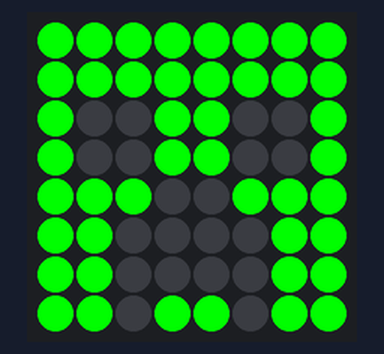
Simulated run of this program. Board: Raspberry Pi (BCM pin numbers) with a Sense HAT. Parts: the Sense HAT's 8×8 RGB LED matrix. At 0.0 s the program stops and its outputs stay as they are.

Above: at 0.1 s.

The program:

creeper.py
```python
from sense_hat import SenseHat

sense = SenseHat()

# Define some colours
g = (0, 255, 0) # Green
b = (0, 0, 0) # Black

# Set up where each colour will display
creeper_pixels = [
    g, g, g, g, g, g, g, g,
    g, g, g, g, g, g, g, g,
    g, b, b, g, g, b, b, g,
    g, b, b, g, g, b, b, g,
    g, g, g, b, b, g, g, g,
    g, g, b, b, b, b, g, g,
    g, g, b, b, b, b, g, g,
    g, g, b, g, g, b, g, g
]

# Display these colours on the LED matrix
sense.set_pixels(creeper_pixels)
```
